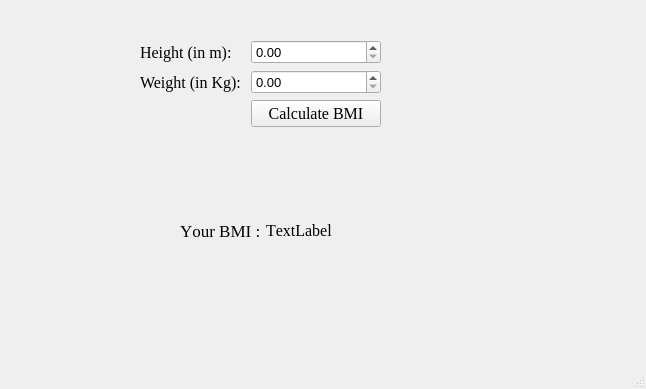
<?xml version="1.0" encoding="UTF-8"?>
<ui version="4.0">
 <class>MainWindow</class>
 <widget class="QMainWindow" name="MainWindow">
  <property name="geometry">
   <rect>
    <x>0</x>
    <y>0</y>
    <width>646</width>
    <height>389</height>
   </rect>
  </property>
  <property name="windowTitle">
   <string>MainWindow</string>
  </property>
  <widget class="QWidget" name="centralwidget">
   <widget class="QWidget" name="formLayoutWidget">
    <property name="geometry">
     <rect>
      <x>140</x>
      <y>40</y>
      <width>241</width>
      <height>161</height>
     </rect>
    </property>
    <layout class="QFormLayout" name="formLayout">
     <item row="0" column="0">
      <widget class="QLabel" name="label">
       <property name="font">
        <font>
         <family>Times New Roman</family>
         <pointsize>12</pointsize>
        </font>
       </property>
       <property name="text">
        <string>Height (in m): </string>
       </property>
       <property name="textFormat">
        <enum>Qt::TextFormat::AutoText</enum>
       </property>
      </widget>
     </item>
     <item row="1" column="0">
      <widget class="QLabel" name="label_2">
       <property name="font">
        <font>
         <family>Times New Roman</family>
         <pointsize>12</pointsize>
        </font>
       </property>
       <property name="text">
        <string>Weight (in Kg): </string>
       </property>
       <property name="textFormat">
        <enum>Qt::TextFormat::AutoText</enum>
       </property>
      </widget>
     </item>
     <item row="0" column="1">
      <widget class="QDoubleSpinBox" name="height">
       <property name="font">
        <font>
         <pointsize>10</pointsize>
        </font>
       </property>
       <property name="maximum">
        <double>2.500000000000000</double>
       </property>
       <property name="singleStep">
        <double>0.010000000000000</double>
       </property>
      </widget>
     </item>
     <item row="1" column="1">
      <widget class="QDoubleSpinBox" name="weight">
       <property name="font">
        <font>
         <pointsize>10</pointsize>
        </font>
       </property>
      </widget>
     </item>
     <item row="2" column="1">
      <widget class="QPushButton" name="calc">
       <property name="font">
        <font>
         <family>Times New Roman</family>
         <pointsize>12</pointsize>
        </font>
       </property>
       <property name="text">
        <string>Calculate BMI</string>
       </property>
      </widget>
     </item>
    </layout>
   </widget>
   <widget class="QWidget" name="horizontalLayoutWidget">
    <property name="geometry">
     <rect>
      <x>180</x>
      <y>220</y>
      <width>153</width>
      <height>21</height>
     </rect>
    </property>
    <layout class="QHBoxLayout" name="horizontalLayout">
     <item>
      <widget class="QLabel" name="label_3">
       <property name="enabled">
        <bool>true</bool>
       </property>
       <property name="font">
        <font>
         <family>Times New Roman</family>
         <pointsize>13</pointsize>
         <kerning>false</kerning>
        </font>
       </property>
       <property name="text">
        <string>Your BMI : </string>
       </property>
      </widget>
     </item>
     <item>
      <widget class="QLabel" name="label_4">
       <property name="enabled">
        <bool>true</bool>
       </property>
       <property name="font">
        <font>
         <family>Times New Roman</family>
         <pointsize>12</pointsize>
         <kerning>false</kerning>
        </font>
       </property>
       <property name="autoFillBackground">
        <bool>false</bool>
       </property>
       <property name="inputMethodHints">
        <set>Qt::InputMethodHint::ImhNone</set>
       </property>
       <property name="text">
        <string>TextLabel</string>
       </property>
      </widget>
     </item>
    </layout>
   </widget>
  </widget>
  <widget class="QMenuBar" name="menubar">
   <property name="geometry">
    <rect>
     <x>0</x>
     <y>0</y>
     <width>646</width>
     <height>22</height>
    </rect>
   </property>
  </widget>
  <widget class="QStatusBar" name="statusbar"/>
 </widget>
 <resources/>
 <connections>
  <connection>
   <sender>calc</sender>
   <signal>clicked()</signal>
   <receiver>label_3</receiver>
   <slot>show()</slot>
   <hints>
    <hint type="sourcelabel">
     <x>170</x>
     <y>144</y>
    </hint>
    <hint type="destinationlabel">
     <x>76</x>
     <y>207</y>
    </hint>
   </hints>
  </connection>
  <connection>
   <sender>calc</sender>
   <signal>clicked()</signal>
   <receiver>label_4</receiver>
   <slot>show()</slot>
   <hints>
    <hint type="sourcelabel">
     <x>170</x>
     <y>144</y>
    </hint>
    <hint type="destinationlabel">
     <x>174</x>
     <y>207</y>
    </hint>
   </hints>
  </connection>
 </connections>
</ui>
